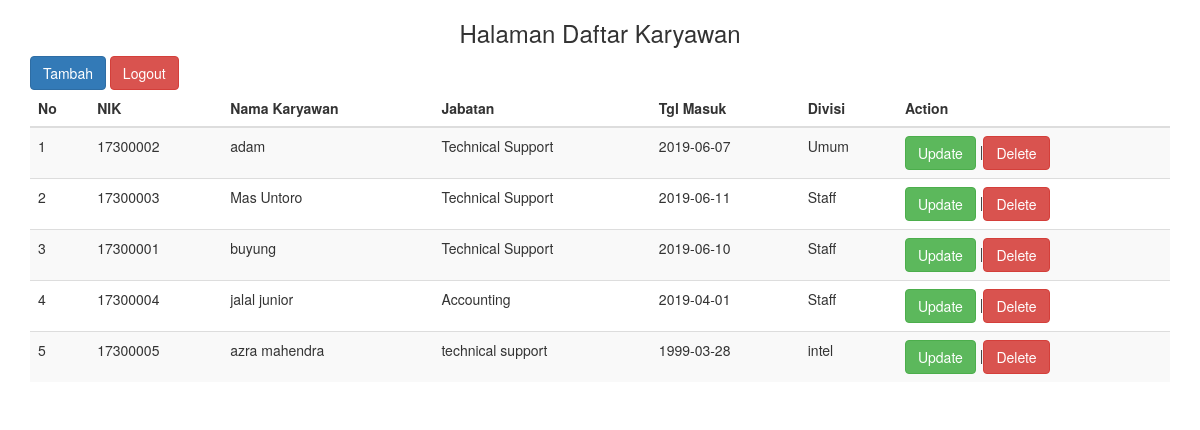
The app's page /daftar_karyawan/home.php with its own data.
### tables this page shows
CREATE TABLE `tb_karyawan` (
  `no` int(5) NOT NULL,
  `nik` varchar(50) DEFAULT NULL,
  `nama_karyawan` varchar(100) DEFAULT NULL,
  `jabatan` varchar(100) DEFAULT NULL,
  `tgl_masuk` date DEFAULT NULL,
  `divisi` varchar(100) DEFAULT NULL
);

### daftar_karyawan/home.php (the view, shortened to what this page needs)
<?php
include "../koneksi.php";
?>
<!DOCTYPE html>
<html lang="en">
<head>
	<link href="../bootstrap/css/bootstrap.min.css" rel="stylesheet">
</head>
<body>
<div class="container">
	<div class="row">
		<div class="col-md-12">
			<h3 class="text-center">Halaman Daftar Karyawan</h3>
	<a class="btn btn-primary" href="tambah_data.php" role="button">Tambah</a>
	<a class="btn btn-danger" href="../logout.php" role="button">Logout</a>
	<table class="table table-striped">
	<thead>
		<tr>
			<th>No</th>
			<th>NIK</th>
			<th>Nama Karyawan</th>
			<th>Jabatan</th>
			<th>Tgl Masuk</th>
			<th>Divisi</th>
			<th>Action</th>
		</tr>
	</thead>
	<tbody>
		<?php
		$no=1;
		$query="select * from tb_karyawan";
		$query_r = mysqli_query($connect, $query);
		while ($result = mysqli_fetch_array($query_r))
		{
		?>
		<tr>
			<td><?php echo $no;?></td>
			<td><?php echo $result ['nik'];?></td>
			<td><?php echo $result ['nama_karyawan'];?></td>
			<td><?php echo $result ['jabatan'];?></td>
			<td><?php echo $result ['tgl_masuk'];?></td>
			<td><?php echo $result ['divisi'];?></td>
			<td>
			<a class="btn btn-success" href="update_data.php?id=<?php echo $result['no'];?>">Update</a>
			|<a class="btn btn-danger" href="delete.php?id=<?php echo $result['no'];?>">Delete</a>
			</td>
		</tr>
		<?php
		$no++;
	}
	?>
	</tbody>
	</table>
</div>
</div>
</body>
</html>

### records on screen
tb_karyawan: nik "17300002", nama_karyawan "adam", jabatan "Technical Support", tgl_masuk "2019-06-07", divisi "Umum"
tb_karyawan: nik "17300003", nama_karyawan "Mas Untoro", jabatan "Technical Support", tgl_masuk "2019-06-11", divisi "Staff"
tb_karyawan: nik "17300001", nama_karyawan "buyung", jabatan "Technical Support", tgl_masuk "2019-06-10", divisi "Staff"
tb_karyawan: nik "17300004", nama_karyawan "jalal junior", jabatan "Accounting", tgl_masuk "2019-04-01", divisi "Staff"
tb_karyawan: nik "17300005", nama_karyawan "azra mahendra", jabatan "technical support", tgl_masuk "1999-03-28", divisi "intel"
